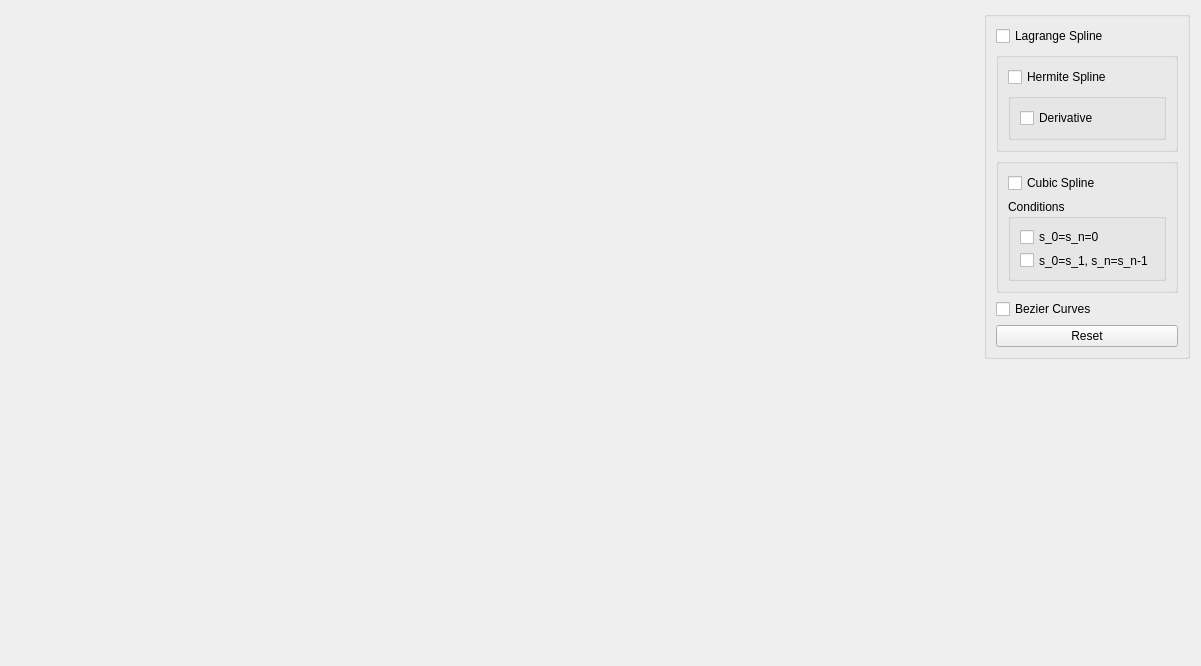
<?xml version="1.0" encoding="UTF-8"?>
<ui version="4.0">
 <class>spline</class>
 <widget class="QWidget" name="spline">
  <property name="geometry">
   <rect>
    <x>0</x>
    <y>0</y>
    <width>1201</width>
    <height>666</height>
   </rect>
  </property>
  <property name="windowTitle">
   <string>Form</string>
  </property>
  <layout class="QGridLayout" name="gridLayout">
   <item row="0" column="0" rowspan="2">
    <widget class="DrawWidget" name="draw_widget" native="true">
     <property name="sizePolicy">
      <sizepolicy hsizetype="MinimumExpanding" vsizetype="Preferred">
       <horstretch>0</horstretch>
       <verstretch>0</verstretch>
      </sizepolicy>
     </property>
    </widget>
   </item>
   <item row="0" column="1" alignment="Qt::AlignRight|Qt::AlignTop">
    <widget class="QGroupBox" name="groupBox">
     <property name="sizePolicy">
      <sizepolicy hsizetype="MinimumExpanding" vsizetype="MinimumExpanding">
       <horstretch>0</horstretch>
       <verstretch>0</verstretch>
      </sizepolicy>
     </property>
     <property name="minimumSize">
      <size>
       <width>11</width>
       <height>142</height>
      </size>
     </property>
     <property name="title">
      <string/>
     </property>
     <property name="flat">
      <bool>false</bool>
     </property>
     <property name="checkable">
      <bool>false</bool>
     </property>
     <layout class="QVBoxLayout" name="verticalLayout">
      <item>
       <widget class="QCheckBox" name="Lagrange">
        <property name="text">
         <string>Lagrange Spline</string>
        </property>
       </widget>
      </item>
      <item>
       <widget class="QGroupBox" name="groupBox_2">
        <property name="title">
         <string/>
        </property>
        <layout class="QVBoxLayout" name="verticalLayout_2">
         <item>
          <widget class="QCheckBox" name="Hermite">
           <property name="text">
            <string>Hermite Spline</string>
           </property>
          </widget>
         </item>
         <item>
          <widget class="QGroupBox" name="groupBox_5">
           <property name="title">
            <string/>
           </property>
           <layout class="QVBoxLayout" name="verticalLayout_5">
            <item>
             <widget class="QCheckBox" name="HermiteDerivative">
              <property name="text">
               <string>Derivative</string>
              </property>
             </widget>
            </item>
           </layout>
          </widget>
         </item>
        </layout>
       </widget>
      </item>
      <item>
       <widget class="QGroupBox" name="groupBox_3">
        <property name="title">
         <string/>
        </property>
        <layout class="QVBoxLayout" name="verticalLayout_3">
         <item>
          <widget class="QCheckBox" name="Cubic">
           <property name="text">
            <string>Cubic Spline</string>
           </property>
          </widget>
         </item>
         <item>
          <widget class="QGroupBox" name="groupBox_4">
           <property name="title">
            <string>Сonditions</string>
           </property>
           <layout class="QVBoxLayout" name="verticalLayout_4">
            <item>
             <widget class="QCheckBox" name="CubicC1">
              <property name="text">
               <string>s_0=s_n=0</string>
              </property>
             </widget>
            </item>
            <item>
             <widget class="QCheckBox" name="CubicC2">
              <property name="text">
               <string>s_0=s_1, s_n=s_n-1</string>
              </property>
             </widget>
            </item>
           </layout>
          </widget>
         </item>
        </layout>
       </widget>
      </item>
      <item>
       <widget class="QCheckBox" name="Bezier">
        <property name="text">
         <string>Bezier Curves</string>
        </property>
       </widget>
      </item>
      <item>
       <widget class="QPushButton" name="Reset">
        <property name="enabled">
         <bool>true</bool>
        </property>
        <property name="sizePolicy">
         <sizepolicy hsizetype="Preferred" vsizetype="MinimumExpanding">
          <horstretch>20</horstretch>
          <verstretch>50</verstretch>
         </sizepolicy>
        </property>
        <property name="text">
         <string>Reset</string>
        </property>
       </widget>
      </item>
     </layout>
    </widget>
   </item>
   <item row="1" column="1">
    <spacer name="verticalSpacer">
     <property name="orientation">
      <enum>Qt::Vertical</enum>
     </property>
     <property name="sizeHint" stdset="0">
      <size>
       <width>20</width>
       <height>300</height>
      </size>
     </property>
    </spacer>
   </item>
  </layout>
 </widget>
 <customwidgets>
  <customwidget>
   <class>DrawWidget</class>
   <extends>QWidget</extends>
   <header>drawwidget.h</header>
   <container>1</container>
  </customwidget>
 </customwidgets>
 <resources/>
 <connections/>
</ui>
